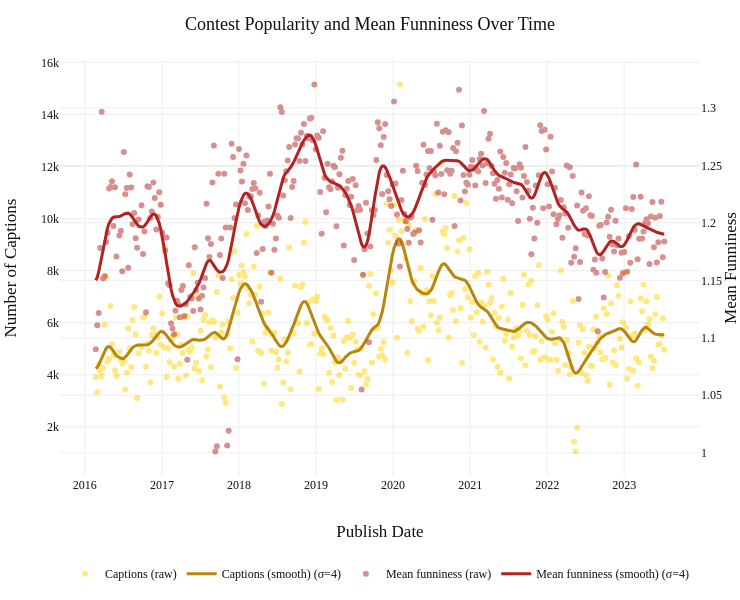

Notebook code for this chart:
### Code cell
plot_captions_and_funniness_timeline_plotly(CSV_CLEAN_DIR, contest_with_dates, sigma=4)

### Figure 1 — Plotly figure (JSON) as saved in the notebook; plotly's stock layout.template omitted (floating-point values rounded to 4 significant figures; data arrays with more than 128 entries replaced by an {"elided": "..."} marker saying what was removed)
{"data": [{"customdata": {"elided": "384 int values"}, "hovertemplate": "<b>Contest</b>: %{customdata}<br><b>Number of Captions</b>: %{y}<extra></extra>", "marker": {"size": 6}, "mode": "markers", "name": "Captions (raw)", "opacity": 0.5, "type": "scatter", "x": {"elided": "384 str values"}, "y": {"elided": "384 int values"}, "yaxis": "y"}, {"hovertemplate": "<b>Smoothed number of captions</b>: %{y:.2f}<extra></extra>", "line": {"color": "darkgoldenrod", "width": 3}, "mode": "lines", "name": "Captions (smooth) (σ=4)", "type": "scatter", "x": {"elided": "384 str values"}, "y": {"elided": "384 int values"}, "yaxis": "y"}, {"hovertemplate": "<b>Mean funniness</b>: %{y:.2f}<extra></extra>", "marker": {"color": "firebrick", "size": 6}, "mode": "markers", "name": "Mean funniness (raw)", "opacity": 0.5, "type": "scatter", "x": {"elided": "384 str values"}, "y": {"elided": "384 float values"}, "yaxis": "y2"}, {"hovertemplate": "<b>Smoothed mean funniness</b>: %{y:.2f}<extra></extra>", "line": {"color": "firebrick", "width": 3}, "mode": "lines", "name": "Mean funniness (smooth) (σ=4)", "type": "scatter", "x": {"elided": "384 str values"}, "y": {"elided": "384 float values"}, "yaxis": "y2"}], "layout": {"height": 600, "hovermode": "x unified", "title": {"text": "Contest Popularity and Mean Funniness Over Time"}, "width": 740, "xaxis": {"rangeslider": {"visible": false}, "title": {"text": "Publish Date"}}, "yaxis": {"side": "left", "title": {"text": "Number of Captions"}}, "yaxis2": {"overlaying": "y", "rangemode": "normal", "side": "right", "title": {"text": "Mean Funniness"}}}}
